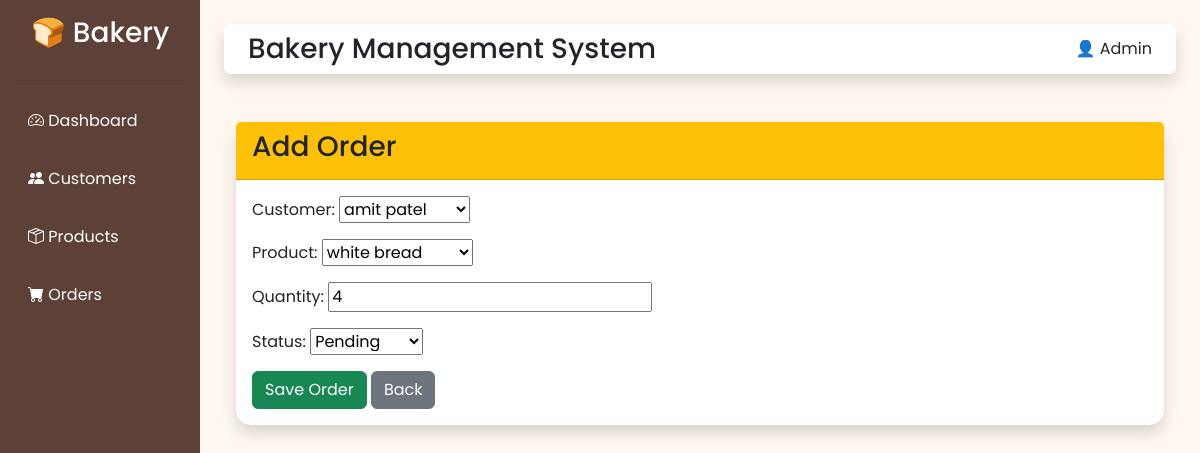
Page /orders/edit/3/ on the committed database.
### orders/models.py (models this page shows, shortened)
class Order(models.Model):
    STATUS_CHOICES = [
        ('Pending', 'Pending'),
        ('Completed', 'Completed'),
    ]
    customer = models.ForeignKey(Customer, on_delete=models.CASCADE)
    product = models.ForeignKey(Product, on_delete=models.CASCADE)
    quantity = models.PositiveIntegerField(default=1)
    status = models.CharField(
        max_length=20,
        choices=STATUS_CHOICES,
        default='Pending'
    )
    created_at = models.DateTimeField(auto_now_add=True)

### orders/views.py (the view)
# urls.py: path('orders/edit/<int:id>/', views.edit_order, name='edit_order'),
def edit_order(request, id):
    order = get_object_or_404(Order, id=id)
    if request.method == 'POST':
        form = OrderForm(request.POST, instance=order)
        if form.is_valid():
            form.save()
            return redirect('order_list')
    else:
        form = OrderForm(instance=order)
    return render(request, 'orders/order_form.html', {
        'form': form
    })

### orders/forms.py
class OrderForm(forms.ModelForm):
    class Meta:
        model = Order
        fields = ['customer', 'product', 'quantity','status']

### customers/models.py (called while the page is built)
    def __str__(self):
        return self.name

### products/models.py (called while the page is built)
    def __str__(self):
        return self.name

### templates/orders/order_form.html (shortened to what this page needs)
{% extends 'base.html' %}
{% block content %}
<div class="container mt-5">
    <div class="card shadow">
        <div class="card-header bg-warning">
            <h3>Add Order</h3>
        </div>
        <div class="card-body">
            <form method="POST">
                {{ form.as_p }}
                <button type="submit" class="btn btn-success">
                    Save Order
                </button>
                <a href="{% url 'order_list' %}" class="btn btn-secondary">
                    Back
                </a>
            </form>
        </div>
    </div>
</div>
{% endblock %}

### static/css/style.css (style rules this page uses)
body { font-family: 'Poppins', sans-serif; background-color: #FFF8F0; }
.card { border: none; border-radius: 15px; box-shadow: 0 4px 12px rgba(0, 0, 0, 0.1); transition: 0.3s; }

### rows in the picture
Order: customer "amit patel", product "white bread", quantity "4", status "Pending"
